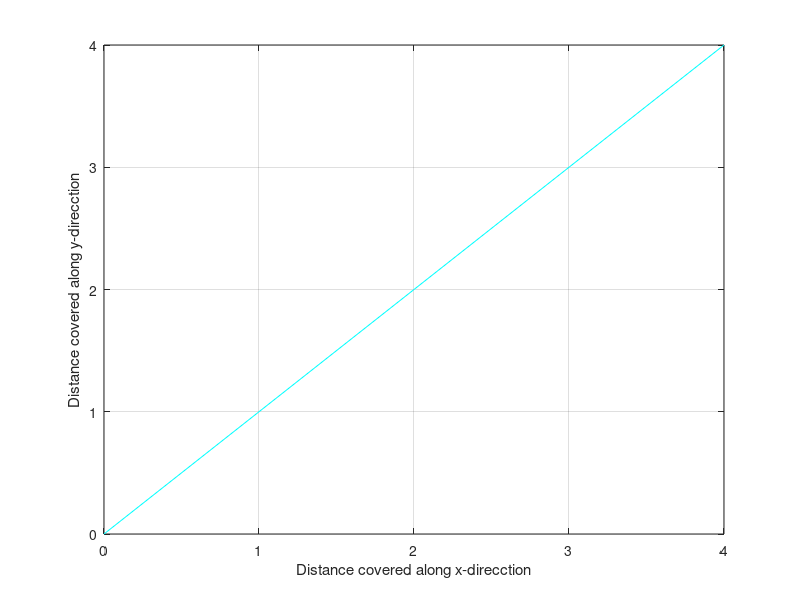

Write the MATLAB code that produced this figure. (Note: this script raises an error after producing the figure.)
%---------------------------------------------------
% Dijkstra Algorithm
% author : Dimas Aryo
% email : mr.dimasaryo@gmail.com
%
% usage
% [cost rute] = dijkstra(Graph, source, destination)
% 
% example
% G = [0 3 9 0 0 0 0;         //use A instead of G....Devika
%      0 0 0 7 1 0 0;
%      0 2 0 7 0 0 0;
%      0 0 0 0 0 2 8;
%      0 0 4 5 0 9 0;
%      0 0 0 0 0 0 4;
%      0 0 0 0 0 0 0;
%      ];
% [e L] = dijkstra(G,1,7)        e is the cost and L is the route.......use
%                           dijkstr(A, 1, 7)......Devika
%---------------------------------------------------

%tic
clc
clear all
close all
% A = [0 3 9 0 0 0 0 ;
%      0 0 0 7 1 0 0 ; 
%      0 2 0 7 0 0 0 ; 
%      0 0 0 0 0 2 8 ;
%      0 0 4 5 0 9 0 ; 
%      0 0 0 0 0 0 4 ; 
%      0 0 0 0 0 0 0 ];

A= [ 0 500 0 0 300 100 0 0 0 0 0 0 0 0 0 0 ;
     800 0 500 0 0 300 100 0 0 0 0 0 0 0 0 0 ;
     0 800 0 500 0 0 300 100 0 0 0 0 0 0 0 0 ;
     0 0 800 0 0 0 0 300 0 0 0 0 0 0 0 0 ;
     800 0 0 0 0 500 0 0 300 100 0 0 0 0 0 0 ;
     0 800 0 0 800 0 500 0 0 300 100 0 0 0 0 0 ;
     0 0 800 0 0 800 0 500 0 0 300 100 0 0 0 0 ;
     0 0 0 800 0 0 800 0 0 0 0 300 0 0 0 0 ;
     0 0 0 0 800 0 0 0 0 500 0 0 300 100 0 0 ;
     0 0 0 0 0 800 0 0 800 0 500 0 0 300 100 0 ;
     0 0 0 0 0 0 800 0 0 800 0 500 0 0 300 100 ;
     0 0 0 0 0 0 0 800 0 0 800 0 0 0 0 300 ;
     0 0 0 0 0 0 0 0 800 0 0 0 0 500 0 0 ;
     0 0 0 0 0 0 0 0 0 800 0 0 800 0 500 0 ;
     0 0 0 0 0 0 0 0 0 0 800 0 0 800 0 500 ;
     0 0 0 0 0 0 0 0 0 0 0 800 0 0 800 0 ];

% obstacle at node 6 
% A= [ 0 500 0 0 300 0 0 0 0 0 0 0 0 0 0 0 ;
%      800 0 500 0 0 0 100 0 0 0 0 0 0 0 0 0 ;
%      0 800 0 500 0 0 300 100 0 0 0 0 0 0 0 0 ;
%      0 0 800 0 0 0 0 300 0 0 0 0 0 0 0 0 ;
%      800 0 0 0 0 0 0 0 300 100 0 0 0 0 0 0 ;
%      0 0 0 0 0 0 0 0 0 0 0 0 0 0 0 0 ;
%      0 0 800 0 0 0 0 500 0 0 300 100 0 0 0 0 ;
%      0 0 0 800 0 0 800 0 0 0 0 300 0 0 0 0 ;
%      0 0 0 0 800 0 0 0 0 500 0 0 300 100 0 0 ;
%      0 0 0 0 0 0 0 0 800 0 500 0 0 300 100 0 ;
%      0 0 0 0 0 0 800 0 0 800 0 500 0 0 300 100 ;
%      0 0 0 0 0 0 0 800 0 0 800 0 0 0 0 300 ;
%      0 0 0 0 0 0 0 0 800 0 0 0 0 500 0 0 ;
%      0 0 0 0 0 0 0 0 0 800 0 0 800 0 500 0 ;
%      0 0 0 0 0 0 0 0 0 0 800 0 0 800 0 500 ;
%      0 0 0 0 0 0 0 0 0 0 0 800 0 0 800 0 ];



s =input('Enter the id of source node in the grid ');  %Starting node
d =input('Enter the id of destination node in the grid ');    %Destination node
numberof_obstacles = input('Enter the number of obstcles in the grid ');

%function [e L] = dijkstra(A,s,d)

%%%%%%%%%%%%%%%%%%%%%%%%%%%%%%%%%%%%%%%%%%%%%%%%%%%%%%%%%%%%%%%%%%%%%%%%%%%%%%%%%%%%%
X=0:4;
Y=0:4;
figure('Color',[0.8 0.8 0.8]);
  plot(X,Y,'c');
  set(gca,'Color','c')
  xlabel('Distance covered along x-direcction')
ylabel('Distance covered along y-direcction')
grid on
hold on
set(gca,'XTick',[0 1 2 3 4],'YTick',[0 1 2 3 4]);
[stx sty] = getcoordinate(s);
plot(stx,sty,'o');
hold on
[dstx dsty] = getcoordinate(d);
plot(dstx,dsty,'o');
hold on

if (numberof_obstacles > 0)        % obstacle is present

% Obstacle plotting and Weight updation

for i=1:numberof_obstacles
     obstaclenode(i) = input(['Enter the node id  at which ' num2str(i) ' th obstacle is placed ']);
    [ x(i) y(i)] = getcoordinate(obstaclenode(i));
%      x(i)=input(['Enter the x coordinate of ' num2str(i) ' th obstacle ']);
%      y(i)=input(['Enter the y coordinate of ' num2str(i) ' th obstacle ']);
     plot(x(i),y(i),'-*');
     hold on
% updating the Graph matrix based on the position of obstacle

for j= 1:1:16
    A(obstaclenode(i),j) = 0;
    A(j,obstaclenode(i)) = 0;
end

end
end
%A
tic
%%%%%%%%%%%%%%%%%%%%%%%%%%%%%%%%%%%%%%%%%%%%%%%%%%%%%%%%%%%%%%%%%%%%%%%%%%%%%%%%%%%%%

if s==d
    e=0
    L=[s]
else

A = setupgraph(A,inf,1);

if d==1
    d=s;
end
A=exchangenode(A,1,s);

lengthA=size(A,1);
W=zeros(lengthA);
for i=2 : lengthA
    W(1,i)=i;
    W(2,i)=A(1,i);
end

for i=1 : lengthA
    D(i,1)=A(1,i);
    D(i,2)=i;
end

D2=D(2:length(D),:);
L=2;
while L<=(size(W,1)-1)
    L=L+1;
    D2=sortrows(D2,1);
    k=D2(1,2);
    W(L,1)=k;
    D2(1,:)=[];
    for i=1 : size(D2,1)
        if D(D2(i,2),1)>(D(k,1)+A(k,D2(i,2)))
            D(D2(i,2),1) = D(k,1)+A(k,D2(i,2));
            D2(i,1) = D(D2(i,2),1);
        end
    end
    
    for i=2 : length(A)
        W(L,i)=D(i,1);
    end
end
if d==s
    L=[1];
else
    L=[d];
end
e=W(size(W,1),d)
L = listdijkstra(L,W,s,d)
end

%%%%%%%%%%%%%%%%%%%%%%%%%%%%%%%%%%%%%%%%%%%%%%%%%%%%%%%%%%%%%%%%%%%%%%%%%%%%%%%%%%%%%%%%%%%%%

% X=0:4;
% Y=0:4;
% figure('Color',[0.8 0.8 0.8]);
%   plot(X,Y,'c');
%   set(gca,'Color','c')
%   xlabel('Distance covered along x-direcction')
% ylabel('Distance covered along y-direcction')
% grid on
% hold on
% set(gca,'XTick',[0 1 2 3 4],'YTick',[0 1 2 3 4]);
% [stx sty] = getcoordinate(s);
% plot(stx,sty,'o');
% hold on
% [dstx dsty] = getcoordinate(d);
% plot(dstx,dsty,'o');
% hold on

% path drawing
pathnodes = numel(L);
px = stx;
py = sty;
for i=pathnodes:-1:1
     [npx npy] = getcoordinate(L(i));
%      npx
%      npy
     x1 = [px npx];
     y1 = [py npy];
     plot(x1,y1,'LineWidth',4);            
     hold on
     px = npx;
     py = npy;
end
%%%%%%%%%%%%%%%%%%%%%%%%%%%%%%%%%%%%%%%%%%%%%%%%%%%%%%%%%%%%%%%%%%%%%%%%%%%%%%%%%%%%%%%%%%%%%
toc